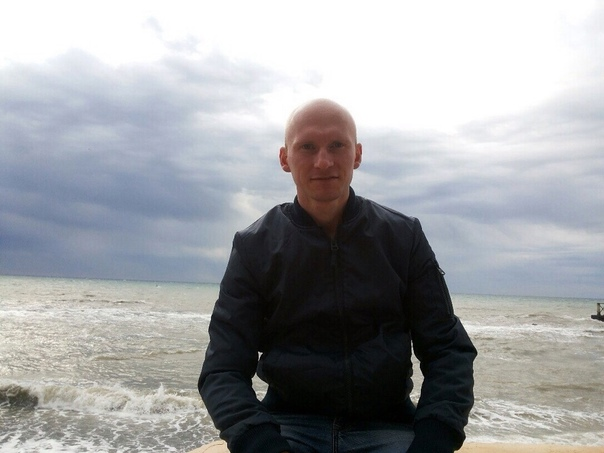
#> input picture makarov/modules/sample.jpg, 604 x 453 px
$ python img.py
#> lines starting #> are read from the running program, lines starting #| are printed output that depends on the picture
from PIL import Image
from PIL import ImageFont
from PIL import ImageDraw, ImageFilter, ImageChops

import textwrap
import os

def clamp(num, min_value, max_value):
    # i still cant believe it's not native in python
    num = max(min(num, max_value), min_value)
    return num

class Coordinates:
    def __init__(self, x, y):
        self.x = x
        self.y = y

    def __add__(self, point):
        if type(point).__name__ == "Coordinates":
            return Coordinates(self.x + point.x, self.y + point.y)
        elif type(point).__name__ in ["list", "tuple", "set"]:
            return Coordinates(self.x + point[0], self.y + point[1])

    def __radd__(self, point):
        return self.__add__(point)

    def __sub__(self, point):
        if type(point).__name__ == "Coordinates":
            return Coordinates(self.x - point.x, self.y - point.y)
        elif type(point).__name__ in ["list", "tuple", "set"]:
            return Coordinates(self.x - point[0], self.y - point[1])

    def __mul__(self, point):
        if type(point).__name__ == "Coordinates":
            return Coordinates(self.x * point.x, self.y * point.y)
        elif type(point).__name__ in ["list", "tuple", "set"]:
            return Coordinates(self.x * point[0], self.y * point[1])
        else:
            return Coordinates(self.x * point, self.y * point)

    def __repr__(self):
        return f"Coordinates({self.x}, {self.y})"

    def __str__(self):
        return f"{self.x}:{self.y}"

    def get_list(self):
        return (self.x, self.y)


class Text:
    def __init__(self, text, origin, position, max_wrap_lines, font_name, font_size, font_color, stroke_size, stroke_color, shadow, shadow_offset, shadow_blur, padding, after_fitting=False):
        self.text = text
        self.origin = origin
        self.position = position
        self.max_wrap_lines = max_wrap_lines
        self.font_name = font_name
        self.font_size = font_size
        self.font_color = font_color
        self.stroke_size = stroke_size
        self.stroke_color = stroke_color
        self.shadow = shadow
        self.shadow_offset = shadow_offset
        self.shadow_blur = shadow_blur
        self.after_fitting = after_fitting
        self.padding = padding

        self.init_font()

    def init_font(self):
        self.font = ImageFont.truetype(self.font_name, self.font_size)
        self.bbox = self.font.getbbox(self.text, stroke_width=self.stroke_size)
        self.text_size = Coordinates(self.bbox[2]-self.bbox[0], self.bbox[3]-self.bbox[1])
        self.char_width = self.text_size.x / len(self.text)

    def set_bg(self, bg):
        self.bg = bg

    def place(self):
        if self.position == "bottom":
            print(self.text_size)
            self.origin.y = self.bg.height - self.origin.y - self.text_size.y

    def center(self, w=False, h=False):
        if w:
            self.origin.x = self.bg.width / 2
        if h:
            self.origin.y = self.bg.height / 2

    def set_origin_together(self, subtitle_list, point):
        ''' unused '''
        for subtitle in subtitle_list:
            rel_coordinates = self.origin - subtitle.origin
            subtitle.origin = point + rel_coordinates
        self.origin = point

    def get_size_together(self, subtitle_list):
        ''' get the text size '''

        x_coordinates = [subtitle.origin.x for subtitle in subtitle_list]
        y_coordinates = [subtitle.origin.y for subtitle in subtitle_list]

        x_max = max(x_coordinates)
        y_max = max(y_coordinates)
        x_min = min(x_coordinates)
        y_min = min(y_coordinates)

        return Coordinates(x_max - x_min, y_max-y_min)

    def is_oob(self, return_offset=False, correct=False, custom_size=None):
        ''' checks if the text object is out of bounds '''
        size = self.text_size
        if custom_size:
            size = custom_size
        offset = Coordinates(0,0)
        oob = False

        if self.origin.x - size.x/2 - self.padding.x < 0:
            if return_offset:
                offset.x = self.origin.x - size.x/2 - self.padding.x
            oob = True

        if self.origin.x + size.x/2 + self.padding.x > self.bg.width:
            if return_offset:
                offset.x = (self.origin.x + size.x/2 + self.padding.x) - self.bg.height
            oob = True

        if self.origin.y - size.y/2 - self.padding.y < 0:
            if return_offset:
                offset.y = self.origin.y - size.y/2 - self.padding.y
            oob = True

        if self.origin.y + size.y/2 + self.padding.y > self.bg.height:
            if return_offset:
                offset.y = (self.origin.y + size.y/2 + self.padding.y) - self.bg.height
            oob = True

        if correct:
            self.origin = self.origin - offset

        if return_offset:
            return offset

        return oob

    def fit(self):
        ''' weird hacky way to fit text onto the image with both text wrapping and resizing
            you can control its behaviour when creating the text object by using self.max_wrap_lines
        '''
        while self.is_oob():
            wrapped = textwrap.wrap(self.text, self.bg.width//self.char_width-2)
            if self.max_wrap_lines > 0 and len(wrapped) > self.max_wrap_lines:
                self.font_size -= 1
                self.init_font()
                continue

            subtitles = []
            wrap_offset = Coordinates(0,0)
            oob_offset = Coordinates(0,0)
            for line in reversed(wrapped):
                if self.position == "top":
                    origin_sub = wrap_offset
                else:
                    origin_sub = wrap_offset * -1
                temp_subtitle = Text(text = self.text,
                                    origin = self.origin - wrap_offset,
                                    position = self.position,
                                    max_wrap_lines = self.max_wrap_lines,
                                    font_name = self.font_name,
                                    font_size = self.font_size,
                                    font_color  = self.font_color,
                                    stroke_size = self.stroke_size,
                                    stroke_color = self.stroke_color,
                                    shadow = self.shadow,
                                    shadow_offset = self.shadow_offset,
                                    shadow_blur = self.shadow_blur,
                                    padding = self.padding,
                                    after_fitting=True)
                wrap_offset.y += temp_subtitle.text_size.y + 5
                temp_subtitle.set_bg(self.bg)
                temp_subtitle.text = line
                temp_subtitle.init_font()
                subtitles.append(temp_subtitle)

            if self.position == "top":
                for i, subtitle in enumerate(subtitles):
                    subtitle.origin = subtitle.origin + origin_sub
                    oob_offset = subtitle.is_oob(return_offset=True)

                for i, subtitle in enumerate(subtitles):
                    subtitle.origin = subtitle.origin - oob_offset
            elif self.position == "bottom":
                for i, subtitle in enumerate(subtitles):
                    oob_offset = subtitle.is_oob(return_offset=True)

                for i, subtitle in enumerate(subtitles):
                    subtitle.origin = subtitle.origin - oob_offset

            return subtitles

    def draw(self):
        if self.shadow:
            shadow_image = Image.new('RGBA', self.bg.size)
            shadow_canvas = ImageDraw.Draw(shadow_image)
            shadow_pos = self.origin + self.shadow_offset
            shadow_canvas.text(shadow_pos.get_list(), self.text, font=self.font, fill=(0,0,0), stroke=1, stroke_fill=self.stroke_color, anchor="mm")
            shadow_image = shadow_image.filter(ImageFilter.GaussianBlur(self.shadow_blur))
            self.bg.paste(shadow_image, shadow_image)
        draw = ImageDraw.Draw(self.bg)
        #self.origin = self.origin - Coordinates(0, -100)
        anchor = "mm"
        draw.text(self.origin.get_list(), self.text, font=self.font, fill=self.font_color, stroke_width=self.stroke_size, stroke_fill=self.stroke_color, anchor=anchor)


class MakarovImage:
    def __init__(self, image_path):
#> called with image_path = 'sample.jpg'
        self.bg = Image.open(image_path)
#> self.bg is the input picture: PIL image 604x453 RGB; mean R, G, B 159.5, 161.1, 163.8
        self.image_path = image_path
        self.size = Coordinates(self.bg.size[0], self.bg.size[1])

    def add_meme_subtitle(self, subtitles):
        for subtitle_hl in subtitles:
            subtitle_hl.set_bg(self.bg)
            subtitle_hl.place()
            #subtitle_hl.is_oob(correct=True, return_offset=True)
            wrapped_subtitles = subtitle_hl.fit()
            for subtitle in wrapped_subtitles:
                subtitle.center(w=True, h=False)
                subtitle.draw()
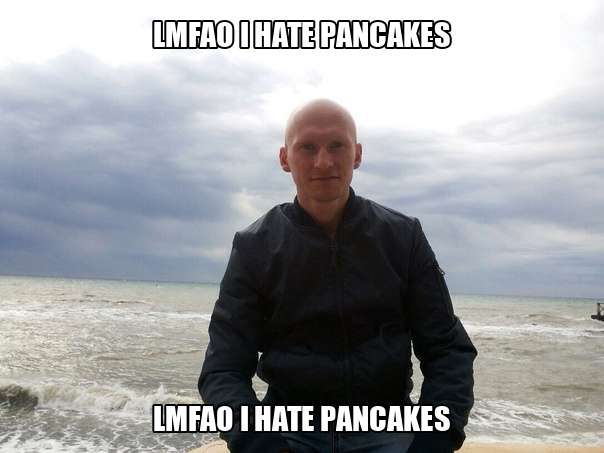
#> self.bg: PIL image 604x453 RGB; mean R, G, B 160, 161.6, 164.2

    def add_vertical_gradient(self, gradient_magnitude=5):
        if self.bg.mode != 'RGBA':
            self.bg = self.bg.convert('RGBA')
        bg_size = Coordinates(self.bg.size[0], self.bg.size[1])
        gradient = Image.new('L', (1, bg_size.y), color=0xFF)
        for y in range(bg_size.y):
            gradient.putpixel((0, -y), int(255 * (1 - gradient_magnitude * float(y)/bg_size.y)))
        alpha = gradient.resize(self.bg.size)
        black_im = Image.new('RGBA', self.bg.size, color=0)
        black_im.putalpha(alpha)
        self.bg = Image.alpha_composite(self.bg, black_im)

    def save(self):
        pathname, extension = os.path.splitext(self.image_path)
        # Saving the image in anything else but jpg may cause transparency issues. BE AWARE!!
        path = "m_" + pathname + ".jpg"
        self.bg = self.bg.convert("RGB")
        self.bg.save(path, quality=100)
        return path

if __name__ == "__main__":
    img = MakarovImage("sample.jpg")
    subtitle = Text(text=("lmfao i hate pancakes".upper()+" ")*1, origin=Coordinates(0,0), position="top",
                    max_wrap_lines=2, font_name="../internal/impact.ttf", font_size=32,
                    font_color=(255,255,255), stroke_size=2, stroke_color=(0,0,0),
                    shadow=False, shadow_offset=Coordinates(1,1), shadow_blur=2, padding=Coordinates(0,20))
    subtitle2 = Text(text=("lmfao i hate pancakes".upper()+" ")*1, origin=Coordinates(0,0), position="bottom",
                    max_wrap_lines=2, font_name="../internal/impact.ttf", font_size=32,
                    font_color=(255,255,255), stroke_size=2, stroke_color=(0,0,0),
                    shadow=False, shadow_offset=Coordinates(1,1), shadow_blur=2, padding=Coordinates(0,20))
    img.add_meme_subtitle([subtitle, subtitle2])
    path = img.save()
